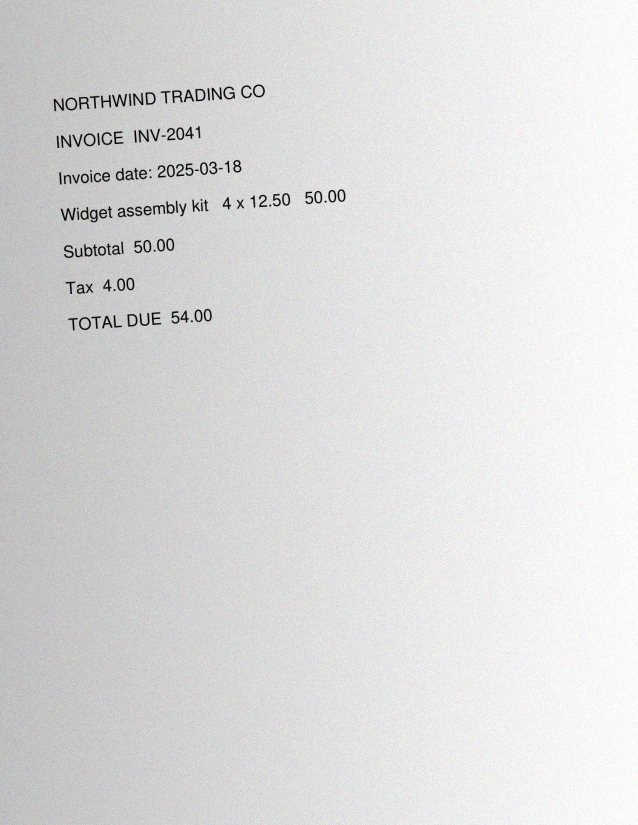
#> input picture backend/samples/13_invoice_photo.jpg, 1275 x 1650 px (shown at 1/2 size); its folder holds only this picture in this run
$ python -i preprocessing_service.py   (imports and definitions only)
#> lines starting #> are read from the running program, lines starting #| are printed output that depends on the picture; after the words box and inside, x2 and y2 are one past the last pixel; in counts of white or black regions, pixels touching at a corner belong together
"""Configurable image preprocessing before OCR (OpenCV).

Steps are named, ordered and chosen per source type (see Settings
``preprocess_pdf_steps`` / ``preprocess_image_steps``); none is applied blindly.
Every step returns a new array, so the input (and the stored original file) are never modified.
"""

import logging
from collections.abc import Callable, Sequence
from dataclasses import dataclass, field

import cv2
import numpy as np
from PIL import Image

logger = logging.getLogger(__name__)

Array = np.ndarray
Step = Callable[[Array], Array]

# Working width for camera images. Tesseract works best when capital letters are ~20–40 px tall:
# narrow crops are upscaled; large phone photos (4000 px+) are downscaled, because beyond this width
# OCR gains nothing and denoising time grows with pixel count (measured: 12 MP 10.7 s → 2000 px 1.8 s).
_MIN_WIDTH = 1600
_MAX_WIDTH = 2000
_MAX_UPSCALE = 3.0
# Skew corrections outside this range are more likely misdetections than real skew.
_MIN_SKEW_DEG = 0.3
_MAX_SKEW_DEG = 15.0
_SKEW_WORK_WIDTH = 800


def _to_gray(image: Array) -> Array:
    return cv2.cvtColor(image, cv2.COLOR_RGB2GRAY) if image.ndim == 3 else image.copy()


# [10 lines left out: function resize, not called in this run]


def grayscale(image: Array) -> Array:
    return _to_gray(image)


# [24 lines left out: functions denoise, contrast, threshold, not called in this run]


def _rotate(image: Array, degrees: float, *, border: int | tuple[int, int, int], flags: int) -> Array:
    height, width = image.shape[:2]
    matrix = cv2.getRotationMatrix2D((width / 2, height / 2), degrees, 1.0)  # positive = counter-clockwise
    return cv2.warpAffine(
        image, matrix, (width, height), flags=flags, borderMode=cv2.BORDER_CONSTANT, borderValue=border
    )


def estimate_skew(image: Array) -> float:
    """Skew in degrees (positive = rotated counter-clockwise) by the projection-profile method.

    Ink pixels are rotated through candidate angles; when text lines are level,
    the row sums of ink alternate sharply between lines and gaps, so the
    variance of the horizontal projection peaks. Coarse 1° search, then 0.1° refinement.
    """
    gray = _to_gray(image)
    scale = min(1.0, _SKEW_WORK_WIDTH / gray.shape[1])  # work on a small copy: ~ms per angle
#> scale = 0.627
    if scale < 1.0:
        gray = cv2.resize(gray, None, fx=scale, fy=scale, interpolation=cv2.INTER_AREA)
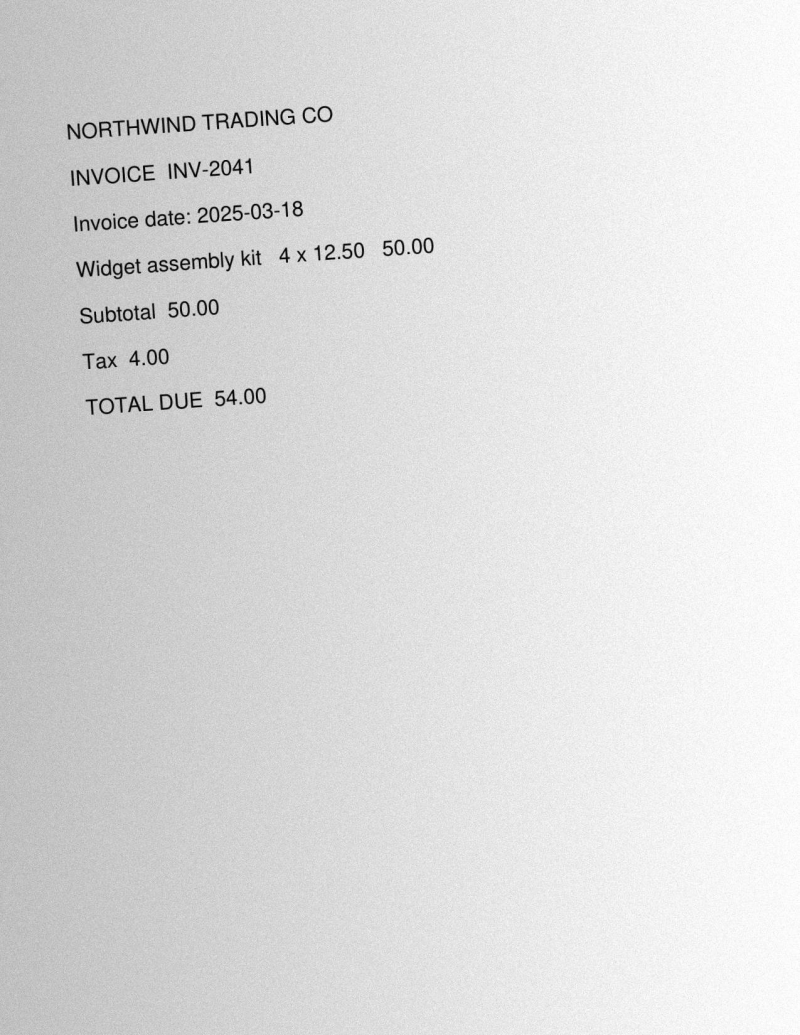
#> gray: shape (1035, 800); min 1, max 255, mean 220.5
    # Local (adaptive) threshold: a global one turns shadows and lighting gradients into "ink".
    gray = cv2.medianBlur(gray, 3)  # drop sensor-noise speckles
    ink = cv2.adaptiveThreshold(gray, 255, cv2.ADAPTIVE_THRESH_MEAN_C, cv2.THRESH_BINARY_INV, 31, 15)
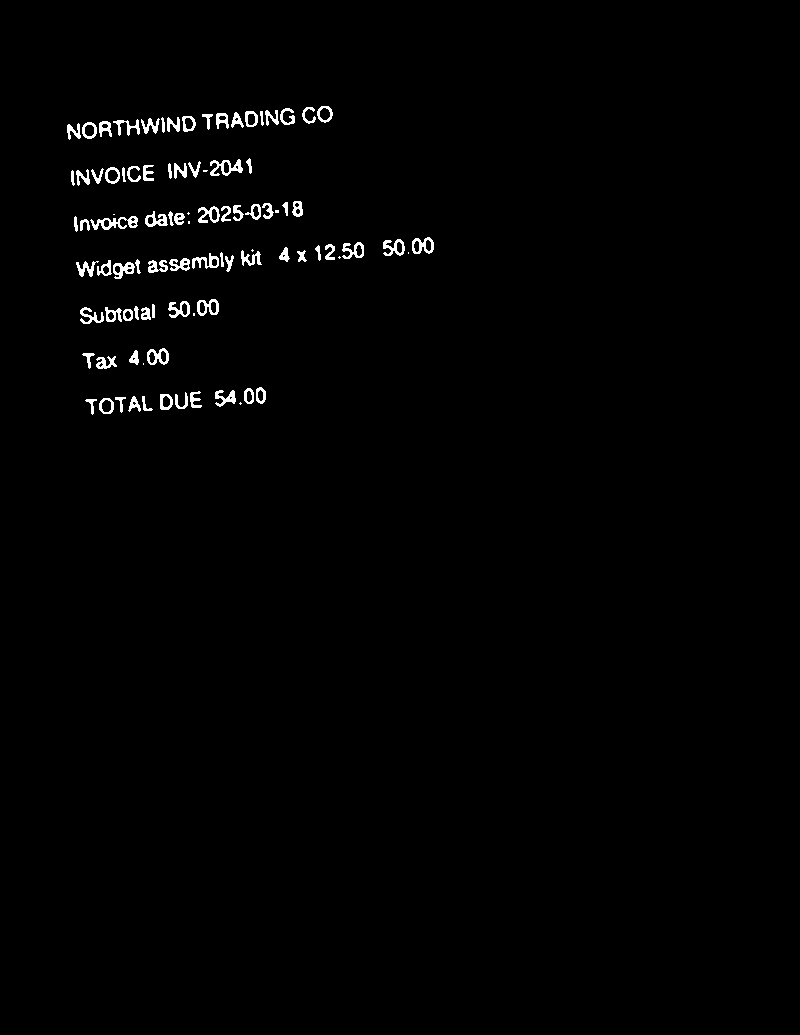
#> ink: shape (1035, 800); 1.1% white; 93 white regions (11 under 20 px), largest, box (x1, y1, x2, y2) and area: (90, 216, 138, 230) 307, (210, 159, 243, 176) 262, (412, 237, 434, 254) 197
    if cv2.countNonZero(ink) < 0.002 * ink.size:  # blank page: nothing to align
        return 0.0

    def sharpness(angle: float) -> float:
        rotated = _rotate(ink, angle, border=0, flags=cv2.INTER_NEAREST)
#> in _rotate, `return cv2.warpAffine( image, matrix, (width, height), flags=flags, bo..`: returned value: shape (1035, 800); 1.1% white in thin lines or dots, all inside (x1, y1, x2, y2) = (133, 44, 513, 369)
        return float(np.var(rotated.sum(axis=1, dtype=np.float64)))

    limit = _MAX_SKEW_DEG + 2  # search a little past the correction limit so large skews aren't clamped in
    coarse = max(np.arange(-limit, limit + 0.5, 1.0), key=sharpness)
#> in _rotate (call 2), `return cv2.warpAffine( image, matrix, (width, height), flags=flags, bo..`: returned value: shape (1035, 800); 1.1% white in thin lines or dots, all inside (x1, y1, x2, y2) = (129, 48, 509, 370)
#> in _rotate (call 3), `return cv2.warpAffine( image, matrix, (width, height), flags=flags, bo..`: returned value: shape (1035, 800); 1.1% white in thin lines or dots, all inside (x1, y1, x2, y2) = (126, 51, 504, 372)
#> in _rotate (call 4), `return cv2.warpAffine( image, matrix, (width, height), flags=flags, bo..`: returned value: shape (1035, 800); 1.1% white in thin lines or dots, all inside (x1, y1, x2, y2) = (123, 55, 500, 374)
#> in _rotate (call 5), `return cv2.warpAffine( image, matrix, (width, height), flags=flags, bo..`: returned value: shape (1035, 800); 1.1% white in thin lines or dots, all inside (x1, y1, x2, y2) = (120, 59, 495, 376)
#> in _rotate (call 6), `return cv2.warpAffine( image, matrix, (width, height), flags=flags, bo..`: returned value: shape (1035, 800); 1.1% white; 93 white regions (11 under 20 px), largest, box (x1, y1, x2, y2) and area: (159, 161, 206, 179) 307, (286, 129, 319, 148) 267, (467, 247, 491, 266) 203
#> in _rotate (call 7), `return cv2.warpAffine( image, matrix, (width, height), flags=flags, bo..`: returned value: shape (1035, 800); 1.1% white; 91 white regions (11 under 20 px), largest, box (x1, y1, x2, y2) and area: (153, 166, 200, 183) 307, (279, 131, 313, 149) 261, (149, 255, 177, 273) 214
#> in _rotate (call 8), `return cv2.warpAffine( image, matrix, (width, height), flags=flags, bo..`: returned value: shape (1035, 800); 1.1% white; 93 white regions (11 under 20 px), largest, box (x1, y1, x2, y2) and area: (146, 170, 194, 186) 305, (273, 133, 306, 151) 256, (458, 245, 481, 263) 197
#> in _rotate (call 9), `return cv2.warpAffine( image, matrix, (width, height), flags=flags, bo..`: returned value: shape (1035, 800); 1.1% white; 92 white regions (11 under 20 px), largest, box (x1, y1, x2, y2) and area: (140, 174, 188, 190) 306, (266, 135, 300, 153) 264, (454, 244, 477, 262) 199
#> in _rotate (call 10), `return cv2.warpAffine( image, matrix, (width, height), flags=flags, bo..`: returned value: shape (1035, 800); 1.1% white; 92 white regions (11 under 20 px), largest, box (x1, y1, x2, y2) and area: (134, 179, 182, 194) 306, (260, 138, 293, 155) 262, (136, 268, 164, 285) 207
#> in _rotate (call 11), `return cv2.warpAffine( image, matrix, (width, height), flags=flags, bo..`: returned value: shape (1035, 800); 1.1% white; 93 white regions (12 under 20 px), largest, box (x1, y1, x2, y2) and area: (129, 184, 176, 198) 304, (253, 140, 287, 157) 261, (415, 240, 438, 258) 197
#> in _rotate (call 12), `return cv2.warpAffine( image, matrix, (width, height), flags=flags, bo..`: returned value: shape (1035, 800); 1.1% white; 93 white regions (11 under 20 px), largest, box (x1, y1, x2, y2) and area: (123, 188, 171, 202) 303, (247, 142, 280, 160) 263, (440, 241, 463, 258) 197
#> in _rotate (call 13), `return cv2.warpAffine( image, matrix, (width, height), flags=flags, bo..`: returned value: shape (1035, 800); 1.1% white; 95 white regions (12 under 20 px), largest, box (x1, y1, x2, y2) and area: (117, 193, 165, 206) 307, (241, 145, 274, 162) 262, (435, 240, 458, 258) 198
#> in _rotate (call 14), `return cv2.warpAffine( image, matrix, (width, height), flags=flags, bo..`: returned value: shape (1035, 800); 1.1% white; 93 white regions (11 under 20 px), largest, box (x1, y1, x2, y2) and area: (112, 198, 160, 210) 308, (234, 148, 268, 165) 263, (431, 240, 453, 257) 198
#> in _rotate (call 15), `return cv2.warpAffine( image, matrix, (width, height), flags=flags, bo..`: returned value: shape (1035, 800); 1.1% white; 93 white regions (11 under 20 px), largest, box (x1, y1, x2, y2) and area: (106, 202, 154, 215) 308, (228, 151, 262, 167) 262, (426, 239, 448, 256) 197
#> in _rotate (call 16), `return cv2.warpAffine( image, matrix, (width, height), flags=flags, bo..`: returned value: shape (1035, 800); 1.1% white; 93 white regions (11 under 20 px), largest, box (x1, y1, x2, y2) and area: (101, 207, 149, 220) 307, (222, 154, 255, 170) 261, (421, 238, 444, 255) 198
#> in _rotate (call 17), `return cv2.warpAffine( image, matrix, (width, height), flags=flags, bo..`: returned value: shape (1035, 800); 1.1% white; 93 white regions (11 under 20 px), largest, box (x1, y1, x2, y2) and area: (95, 211, 143, 225) 307, (216, 156, 249, 173) 262, (417, 238, 439, 255) 197
#> in _rotate (call 19), `return cv2.warpAffine( image, matrix, (width, height), flags=flags, bo..`: returned value: shape (1035, 800); 1.1% white; 93 white regions (11 under 20 px), largest, box (x1, y1, x2, y2) and area: (85, 221, 133, 235) 307, (204, 162, 237, 179) 262, (407, 237, 429, 254) 197
#> in _rotate (call 20), `return cv2.warpAffine( image, matrix, (width, height), flags=flags, bo..`: returned value: shape (1035, 800); 1.1% white; 92 white regions (11 under 20 px), largest, box (x1, y1, x2, y2) and area: (80, 225, 128, 241) 307, (198, 165, 231, 183) 262, (222, 209, 251, 227) 198
#> in _rotate (call 21), `return cv2.warpAffine( image, matrix, (width, height), flags=flags, bo..`: returned value: shape (1035, 800); 1.1% white; 92 white regions (11 under 20 px), largest, box (x1, y1, x2, y2) and area: (75, 230, 123, 246) 307, (192, 168, 225, 186) 262, (398, 236, 420, 254) 198
#> in _rotate (call 22), `return cv2.warpAffine( image, matrix, (width, height), flags=flags, bo..`: returned value: shape (1035, 800); 1.1% white; 94 white regions (11 under 20 px), largest, box (x1, y1, x2, y2) and area: (70, 235, 118, 252) 309, (186, 171, 219, 190) 263, (393, 236, 415, 254) 196
#> in _rotate (call 23), `return cv2.warpAffine( image, matrix, (width, height), flags=flags, bo..`: returned value: shape (1035, 800); 1.1% white; 91 white regions (11 under 20 px), largest, box (x1, y1, x2, y2) and area: (65, 240, 114, 258) 309, (180, 174, 213, 194) 261, (219, 216, 248, 234) 200
#> in _rotate (call 24), `return cv2.warpAffine( image, matrix, (width, height), flags=flags, bo..`: returned value: shape (1035, 800); 1.1% white; 93 white regions (11 under 20 px), largest, box (x1, y1, x2, y2) and area: (61, 245, 109, 264) 307, (174, 178, 207, 198) 260, (88, 292, 110, 310) 197
#> in _rotate (call 25), `return cv2.warpAffine( image, matrix, (width, height), flags=flags, bo..`: returned value: shape (1035, 800); 1.1% white; 92 white regions (11 under 20 px), largest, box (x1, y1, x2, y2) and area: (56, 251, 104, 269) 304, (168, 181, 202, 202) 264, (378, 236, 401, 254) 196
#> in _rotate (call 26), `return cv2.warpAffine( image, matrix, (width, height), flags=flags, bo..`: returned value: shape (1035, 800); 1.1% white; 91 white regions (11 under 20 px), largest, box (x1, y1, x2, y2) and area: (52, 256, 100, 275) 308, (162, 185, 196, 206) 263, (81, 298, 109, 321) 240
#> in _rotate (call 27), `return cv2.warpAffine( image, matrix, (width, height), flags=flags, bo..`: returned value: shape (1035, 800); 1.1% white; 93 white regions (11 under 20 px), largest, box (x1, y1, x2, y2) and area: (47, 261, 96, 281) 309, (157, 189, 191, 210) 263, (369, 236, 392, 255) 197
#> in _rotate (call 28), `return cv2.warpAffine( image, matrix, (width, height), flags=flags, bo..`: returned value: shape (1035, 800); 1.1% white; 92 white regions (10 under 20 px), largest, box (x1, y1, x2, y2) and area: (43, 267, 91, 287) 308, (151, 192, 185, 214) 261, (364, 236, 387, 256) 197
#> in _rotate (call 29), `return cv2.warpAffine( image, matrix, (width, height), flags=flags, bo..`: returned value: shape (1035, 800); 1.1% white; 92 white regions (11 under 20 px), largest, box (x1, y1, x2, y2) and area: (39, 272, 87, 294) 305, (146, 196, 180, 218) 260, (359, 237, 382, 256) 197
#> in _rotate (call 30), `return cv2.warpAffine( image, matrix, (width, height), flags=flags, bo..`: returned value: shape (1035, 800); 1.1% white in thin lines or dots, all inside (x1, y1, x2, y2) = (0, 130, 377, 481)
#> in _rotate (call 31), `return cv2.warpAffine( image, matrix, (width, height), flags=flags, bo..`: returned value: shape (1035, 800); 1.1% white in thin lines or dots, all inside (x1, y1, x2, y2) = (0, 133, 373, 487)
#> in _rotate (call 32), `return cv2.warpAffine( image, matrix, (width, height), flags=flags, bo..`: returned value: shape (1035, 800); 1.1% white in thin lines or dots, all inside (x1, y1, x2, y2) = (0, 136, 368, 493)
#> in _rotate (call 33), `return cv2.warpAffine( image, matrix, (width, height), flags=flags, bo..`: returned value: shape (1035, 800); 1.1% white in thin lines or dots, all inside (x1, y1, x2, y2) = (0, 139, 363, 498)
#> in _rotate (call 34), `return cv2.warpAffine( image, matrix, (width, height), flags=flags, bo..`: returned value: shape (1035, 800); 1.1% white in thin lines or dots, all inside (x1, y1, x2, y2) = (0, 142, 359, 504)
#> in _rotate (call 35), `return cv2.warpAffine( image, matrix, (width, height), flags=flags, bo..`: returned value: shape (1035, 800); 1.1% white in thin lines or dots, all inside (x1, y1, x2, y2) = (0, 145, 354, 510)
#> coarse = -4
    best = max(np.arange(coarse - 1.0, coarse + 1.05, 0.1), key=sharpness)
#> in _rotate (call 37), `return cv2.warpAffine( image, matrix, (width, height), flags=flags, bo..`: returned value: shape (1035, 800); 1.1% white; 93 white regions (11 under 20 px), largest, box (x1, y1, x2, y2) and area: (117, 194, 165, 207) 307, (240, 145, 273, 162) 261, (161, 328, 184, 345) 198
#> in _rotate (call 38), `matrix = cv2.getRotationMatrix2D((width / 2, height / 2), degrees, 1.0)`: matrix = [[0.996, -0.0837, 44.71], [0.0837, 0.996, -31.66]]
#> in _rotate (call 38), `return cv2.warpAffine( image, matrix, (width, height), flags=flags, bo..`:
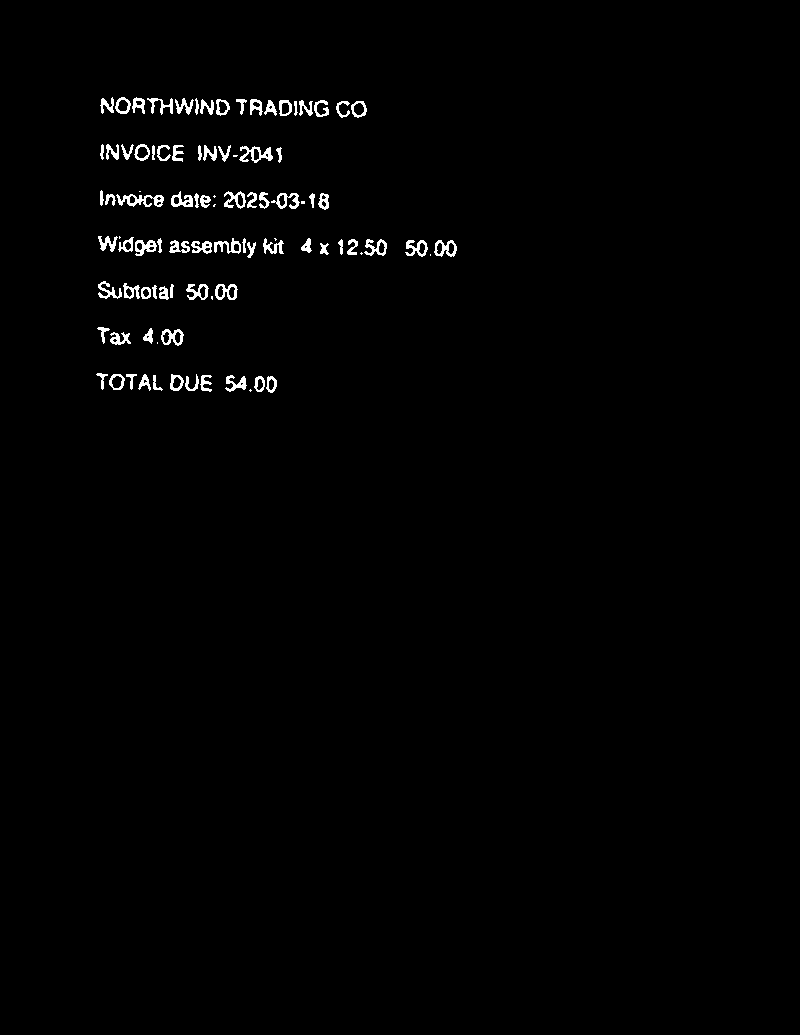
#> returned value: shape (1035, 800); 1.1% white; 93 white regions (12 under 20 px), largest, box (x1, y1, x2, y2) and area: (116, 194, 164, 207) 307, (239, 146, 273, 163) 261, (271, 193, 300, 209) 201
#> in _rotate (call 39), `matrix = cv2.getRotationMatrix2D((width / 2, height / 2), degrees, 1.0)`: matrix = [[0.997, -0.0819, 43.75], [0.0819, 0.997, -31.04]]
#> in _rotate (call 39), `return cv2.warpAffine( image, matrix, (width, height), flags=flags, bo..`:
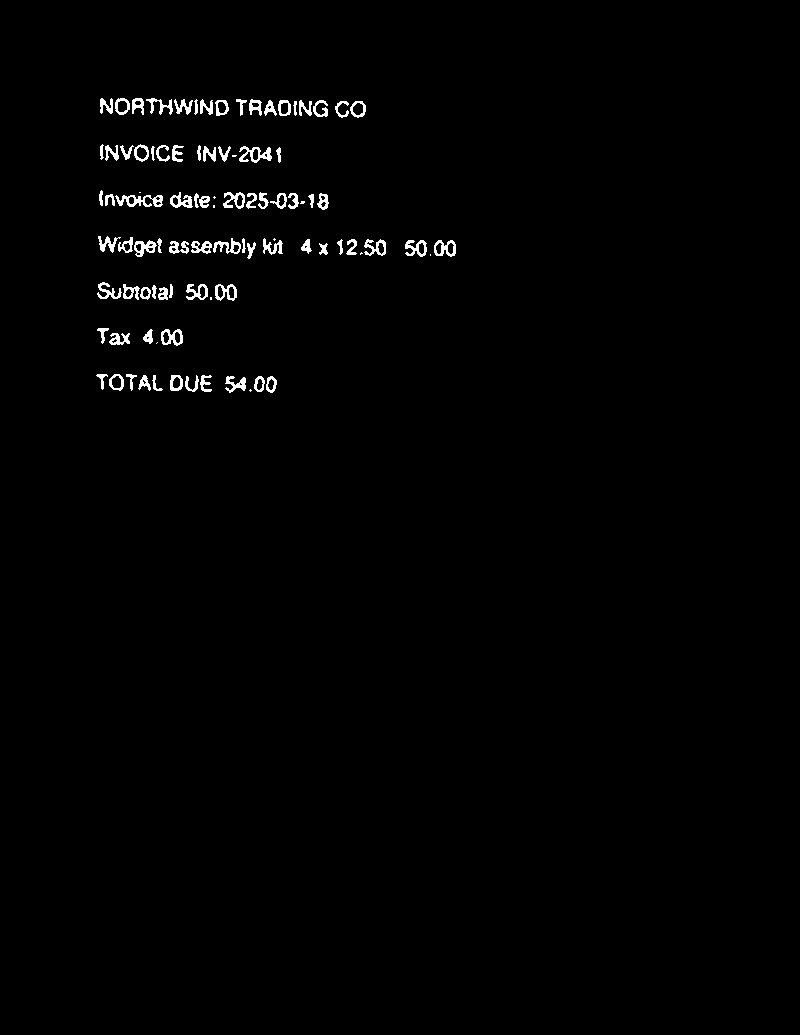
#> returned value: shape (1035, 800); 1.1% white; 93 white regions (11 under 20 px), largest, box (x1, y1, x2, y2) and area: (115, 195, 163, 207) 306, (239, 146, 272, 163) 262, (161, 329, 183, 346) 197
#> in _rotate (call 40), `matrix = cv2.getRotationMatrix2D((width / 2, height / 2), degrees, 1.0)`: matrix = [[0.997, -0.0802, 42.79], [0.0802, 0.997, -30.41]]
#> in _rotate (call 40), `return cv2.warpAffine( image, matrix, (width, height), flags=flags, bo..`:
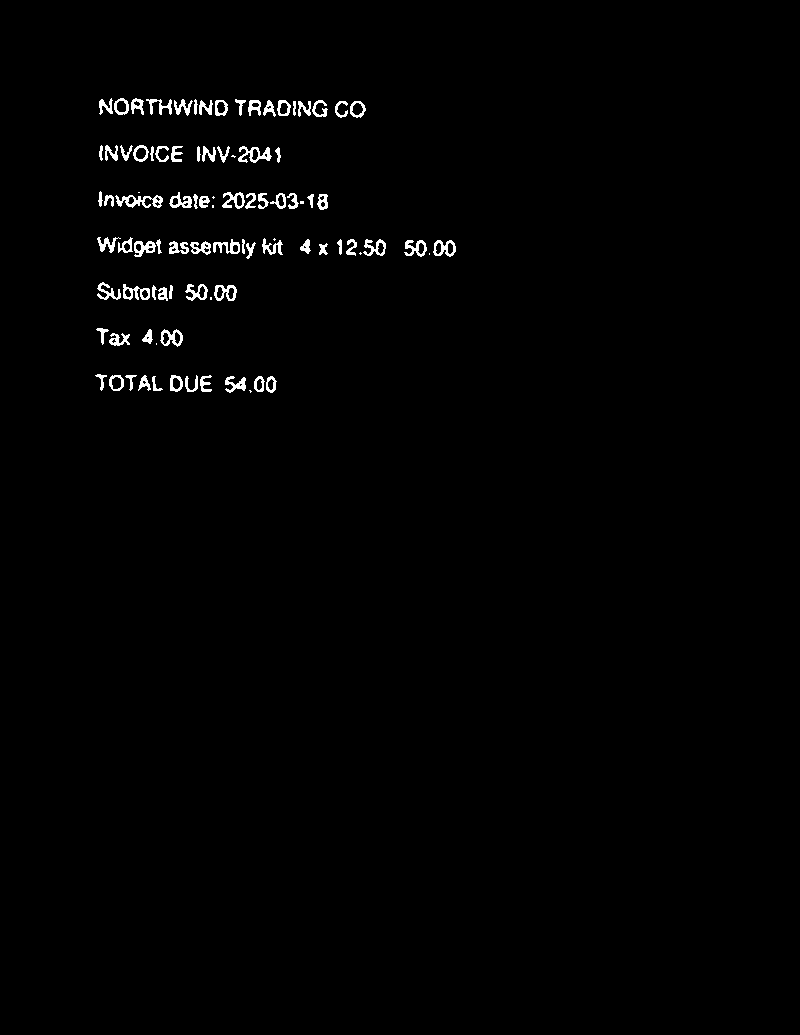
#> returned value: shape (1035, 800); 1.1% white; 92 white regions (11 under 20 px), largest, box (x1, y1, x2, y2) and area: (115, 195, 163, 208) 309, (238, 146, 272, 163) 262, (123, 284, 150, 300) 210
#> best = -4.1
    # Rotating by `best` levels the text, so the page is skewed by -best.
    return round(float(-best), 2) + 0.0  # + 0.0 turns -0.0 into 0.0


# [5 lines left out: function _deskew_by, not called in this run]


def deskew(image: Array) -> Array:
    return _deskew_by(image, estimate_skew(image))[0]


STEPS: dict[str, Step] = {
    "resize": resize,
    "grayscale": grayscale,
    "denoise": denoise,
    "contrast": contrast,
    "threshold": threshold,
    "deskew": deskew,
}


@dataclass
class Preprocessor:
    steps: Sequence[str] = field(default_factory=list)

    # [4 lines left out: function __post_init__, not called in this run]

    def run(self, image: Image.Image | Array) -> Array:
        return self.run_tracked(image)[0]

    # [12 lines left out: function run_tracked, not called in this run]

>>> import cv2
>>> picture = cv2.cvtColor(cv2.imread('../../samples/13_invoice_photo.jpg'), cv2.COLOR_BGR2RGB)
>>> result = estimate_skew(picture)
#> result = 4.1
